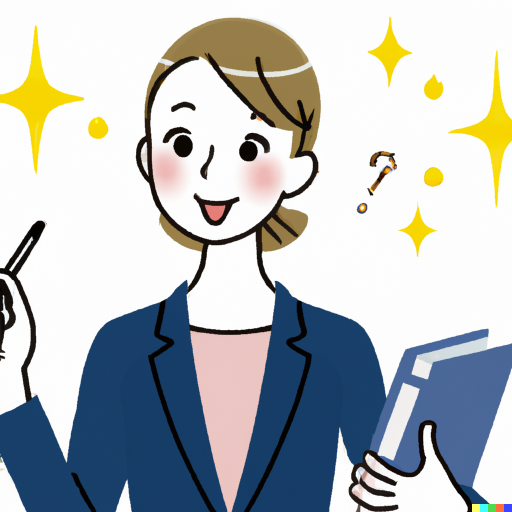
#> input picture val.png, 1024 x 1024 px (shown at 1/2 size)
$ python -i avatar.py   (imports and definitions only)
#> lines starting #> are read from the running program, lines starting #| are printed output that depends on the picture
# avatar.py
'''Módulo profile da Val.'''
import numpy as np
from PIL import Image


def val_avatar(caminho):
    '''Exibe a imagem da Val no terminal.

    Parâmetros:
    caminho (str): O caminho para a imagem.

    Saída:
    None
    '''
#> called with caminho = 'val.png'

    imagem = Image.open(caminho)
#> imagem is the input picture: PIL image 1024x1024 RGB; mean R, G, B 182.8, 187.8, 189.7
    # pylint: disable=W0612
    imagem_array = np.array(imagem)

    # Redimensiona a imagem para caber no terminal
    altura_terminal, largura_terminal = 30, 80
    imagem_redimensionada = imagem.resize((largura_terminal, altura_terminal))
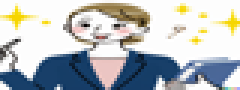
#> imagem_redimensionada: PIL image 80x30 RGB (shown 3 times larger); mean R, G, B 182.4, 187.4, 189.2

    # Converte a imagem redimensionada para escala de cinza
    imagem_redimensionada = imagem_redimensionada.convert('L')
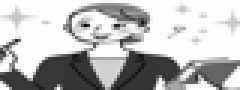
#> imagem_redimensionada: PIL image 80x30 L (shown 3 times larger); min 3, max 255, mean 186.1

    # Exibe a imagem no terminal
    for linha in range(altura_terminal):
        for coluna in range(largura_terminal):
            pixel = imagem_redimensionada.getpixel((coluna, linha))
            caractere = '*' if pixel < 128 else ' '
            print(caractere, end='')
        print()

>>> result = val_avatar('val.png')
